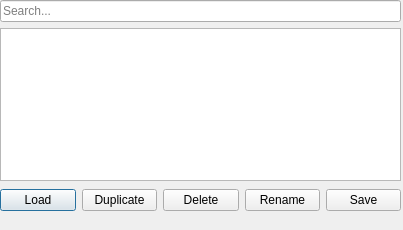
<?xml version="1.0" encoding="UTF-8"?>
<ui version="4.0">
 <class>Dialog</class>
 <widget class="QDialog" name="Dialog">
  <property name="geometry">
   <rect>
    <x>0</x>
    <y>0</y>
    <width>403</width>
    <height>230</height>
   </rect>
  </property>
  <property name="windowTitle">
   <string>Dialog</string>
  </property>
  <widget class="QWidget" name="verticalLayoutWidget">
   <property name="geometry">
    <rect>
     <x>0</x>
     <y>0</y>
     <width>401</width>
     <height>181</height>
    </rect>
   </property>
   <layout class="QVBoxLayout" name="verticalLayout">
    <item>
     <widget class="QLineEdit" name="le_search">
      <property name="placeholderText">
       <string>Search...</string>
      </property>
     </widget>
    </item>
    <item>
     <widget class="QListWidget" name="lw_results"/>
    </item>
   </layout>
  </widget>
  <widget class="QWidget" name="horizontalLayoutWidget">
   <property name="geometry">
    <rect>
     <x>0</x>
     <y>180</y>
     <width>401</width>
     <height>41</height>
    </rect>
   </property>
   <layout class="QHBoxLayout" name="horizontalLayout">
    <item>
     <widget class="QPushButton" name="btn_load">
      <property name="text">
       <string>Load</string>
      </property>
     </widget>
    </item>
    <item>
     <widget class="QPushButton" name="btn_duplicate">
      <property name="text">
       <string>Duplicate</string>
      </property>
     </widget>
    </item>
    <item>
     <widget class="QPushButton" name="btn_delete">
      <property name="text">
       <string>Delete</string>
      </property>
     </widget>
    </item>
    <item>
     <widget class="QPushButton" name="btn_rename">
      <property name="text">
       <string>Rename</string>
      </property>
     </widget>
    </item>
    <item>
     <widget class="QPushButton" name="btn_save">
      <property name="text">
       <string>Save</string>
      </property>
     </widget>
    </item>
   </layout>
  </widget>
 </widget>
 <resources/>
 <connections/>
</ui>
